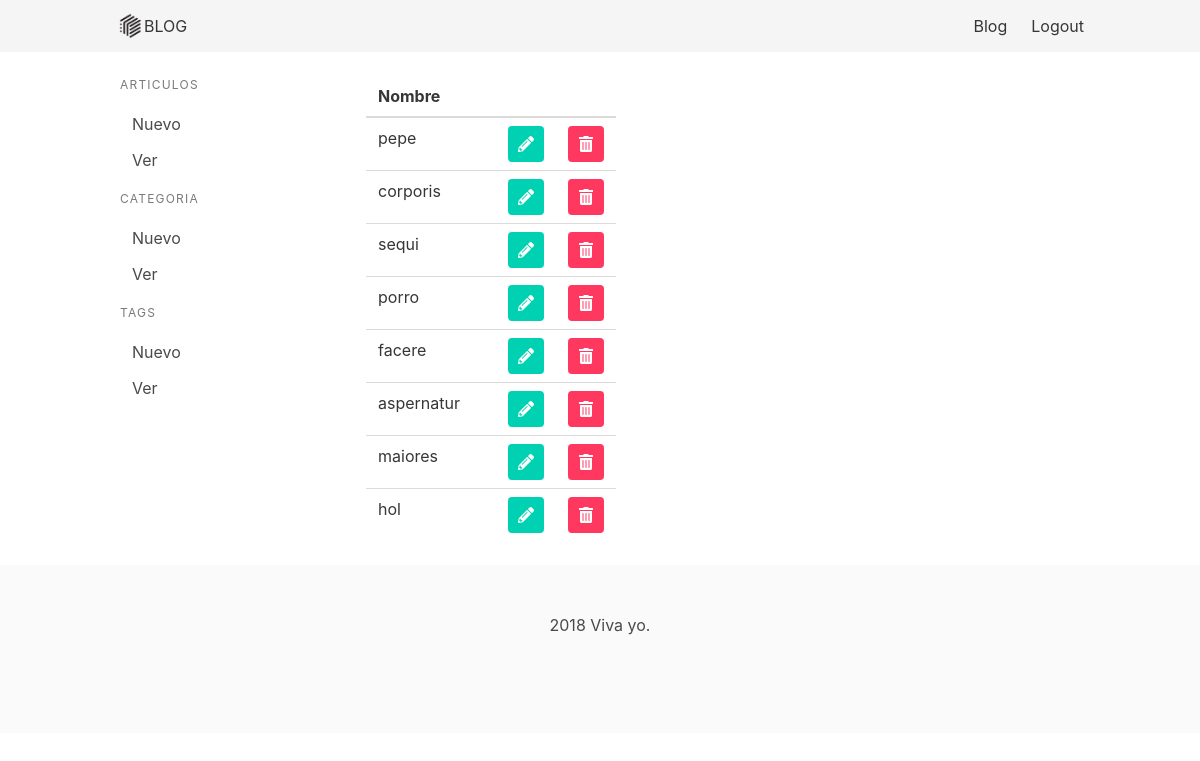
Page /admin/tags/ (signed in) on the committed database.
### models.py (models this page shows, shortened)
class Tag(db.Model):
    __tablename__ = 'tag'
    id = db.Column(db.Integer, primary_key=True)
    name = db.Column(db.String(20), nullable=False, unique=True)

### app.py (the view)
@app.route("/admin/tags/")
def admin_tags():
    if 'id' not in session:
        flash('No tienes acceso', 'danger')
        return redirect(url_for('blog_all'))
    tags = Tag.query.all()
    return render_template('web/admin/tags.html', tags=tags)

### templates/web/admin/tags.html (shortened to what this page needs)
{% extends'layouts/admin.html' %}
{% block main %}
<div id="app">
    <table class="table">
        <thead>
            <tr>
                <th>Nombre</th>
                <th></th>
                <th></th>
            </tr>
        </thead>
        <tbody>
            {% for tag in tags %}
                <tr>
                    <td>
                        {{ tag.name }}
                    </td>
                    <td></td>
                    <td>
                        <div class="columns">
                            <div class="column">
                                <a href="{{ url_for('editar_tag', id=tag.id)}} " class="button is-primary">
                                    <span class="icon is-small">
                                        <i class="fas fa-pencil-alt"></i>
                                    </span>
                                </a>
                            </div>
                            <div class="column">
                                <a @click="mostrarOcultarModal({{ tag.id }})" class="button is-danger">
                                    <span class="icon is-small">
                                        <i class="fas fa-trash-alt"></i>
                                    </span>
                                </a>
                            </div>
                        </div>
                    </td>
                </tr>
            {% endfor %}
        </tbody>
    </table>
</div>
{% endblock %}

### rows in the picture
Tag: name "pepe"
Tag: name "corporis"
Tag: name "sequi"
Tag: name "porro"
Tag: name "facere"
Tag: name "aspernatur"
Tag: name "maiores"
Tag: name "hol"
